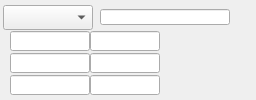
<?xml version="1.0" encoding="UTF-8"?>
<ui version="4.0">
 <class>MainWindow</class>
 <widget class="QMainWindow" name="MainWindow">
  <property name="geometry">
   <rect>
    <x>0</x>
    <y>0</y>
    <width>256</width>
    <height>100</height>
   </rect>
  </property>
  <property name="styleSheet">
   <string notr="true"/>
  </property>
  <widget class="QWidget" name="centralWidget">
   <widget class="caGraphics" name="caRectangle_0">
    <property name="geometry">
     <rect>
      <x>0</x>
      <y>0</y>
      <width>255</width>
      <height>100</height>
     </rect>
    </property>
    <property name="foreground">
     <color>
      <red>130</red>
      <green>4</green>
      <blue>0</blue>
     </color>
    </property>
    <property name="linestyle" stdset="0">
     <enum>caGraphics::Solid</enum>
    </property>
    <property name="fillstyle" stdset="0">
     <enum>caGraphics::Filled</enum>
    </property>
    <property name="lineColor">
     <color>
      <red>130</red>
      <green>4</green>
      <blue>0</blue>
     </color>
    </property>
    <property name="form">
     <enum>caGraphics::Rectangle</enum>
    </property>
   </widget>
   <widget class="caLineEdit" name="caLineEdit_0">
    <property name="geometry">
     <rect>
      <x>10</x>
      <y>31</y>
      <width>80</width>
      <height>20</height>
     </rect>
    </property>
    <property name="alignment">
     <set>Qt::AlignAbsolute|Qt::AlignRight|Qt::AlignTrailing|Qt::AlignVCenter</set>
    </property>
    <property name="channel" stdset="0">
     <string>$(A):SOLRB:1</string>
    </property>
    <property name="foreground">
     <color>
      <red>0</red>
      <green>0</green>
      <blue>0</blue>
     </color>
    </property>
    <property name="background">
     <color>
      <red>218</red>
      <green>218</green>
      <blue>218</blue>
     </color>
    </property>
    <property name="colorMode">
     <enum>caLineEdit::Static</enum>
    </property>
    <property name="precisionMode">
     <enum>caLineEdit::User</enum>
    </property>
    <property name="limitsMode">
     <enum>caLineEdit::User</enum>
    </property>
    <property name="maxValue">
     <double>0.000000000000000</double>
    </property>
    <property name="minValue">
     <double>0.000000000000000</double>
    </property>
    <property name="fontScaleMode" stdset="0">
     <enum>caLineEdit::Height</enum>
    </property>
    <property name="formatType">
     <enum>caLineEdit::decimal</enum>
    </property>
   </widget>
   <widget class="caLineEdit" name="caLineEdit_1">
    <property name="geometry">
     <rect>
      <x>90</x>
      <y>31</y>
      <width>70</width>
      <height>20</height>
     </rect>
    </property>
    <property name="alignment">
     <set>Qt::AlignAbsolute|Qt::AlignCenter|Qt::AlignHCenter|Qt::AlignVCenter</set>
    </property>
    <property name="channel" stdset="0">
     <string>$(A):SOLRB:1.EGU</string>
    </property>
    <property name="foreground">
     <color>
      <red>0</red>
      <green>0</green>
      <blue>0</blue>
     </color>
    </property>
    <property name="background">
     <color>
      <red>218</red>
      <green>218</green>
      <blue>218</blue>
     </color>
    </property>
    <property name="colorMode">
     <enum>caLineEdit::Static</enum>
    </property>
    <property name="precisionMode">
     <enum>caLineEdit::Channel</enum>
    </property>
    <property name="limitsMode">
     <enum>caLineEdit::Channel</enum>
    </property>
    <property name="maxValue">
     <double>1.000000000000000</double>
    </property>
    <property name="minValue">
     <double>0.000000000000000</double>
    </property>
    <property name="fontScaleMode" stdset="0">
     <enum>caLineEdit::Height</enum>
    </property>
    <property name="formatType">
     <enum>caLineEdit::string</enum>
    </property>
   </widget>
   <widget class="caLineEdit" name="caLineEdit_2">
    <property name="geometry">
     <rect>
      <x>10</x>
      <y>53</y>
      <width>80</width>
      <height>20</height>
     </rect>
    </property>
    <property name="alignment">
     <set>Qt::AlignAbsolute|Qt::AlignRight|Qt::AlignTrailing|Qt::AlignVCenter</set>
    </property>
    <property name="channel" stdset="0">
     <string>$(A):IST:2</string>
    </property>
    <property name="foreground">
     <color>
      <red>0</red>
      <green>0</green>
      <blue>0</blue>
     </color>
    </property>
    <property name="background">
     <color>
      <red>218</red>
      <green>218</green>
      <blue>218</blue>
     </color>
    </property>
    <property name="colorMode">
     <enum>caLineEdit::Static</enum>
    </property>
    <property name="precision">
     <number>2</number>
    </property>
    <property name="precisionMode">
     <enum>caLineEdit::User</enum>
    </property>
    <property name="limitsMode">
     <enum>caLineEdit::User</enum>
    </property>
    <property name="maxValue">
     <double>0.000000000000000</double>
    </property>
    <property name="minValue">
     <double>0.000000000000000</double>
    </property>
    <property name="fontScaleMode" stdset="0">
     <enum>caLineEdit::Height</enum>
    </property>
    <property name="formatType">
     <enum>caLineEdit::decimal</enum>
    </property>
   </widget>
   <widget class="caLineEdit" name="caLineEdit_3">
    <property name="geometry">
     <rect>
      <x>90</x>
      <y>53</y>
      <width>70</width>
      <height>20</height>
     </rect>
    </property>
    <property name="alignment">
     <set>Qt::AlignAbsolute|Qt::AlignCenter|Qt::AlignHCenter|Qt::AlignVCenter</set>
    </property>
    <property name="channel" stdset="0">
     <string>$(A):IST:2.EGU</string>
    </property>
    <property name="foreground">
     <color>
      <red>0</red>
      <green>0</green>
      <blue>0</blue>
     </color>
    </property>
    <property name="background">
     <color>
      <red>218</red>
      <green>218</green>
      <blue>218</blue>
     </color>
    </property>
    <property name="colorMode">
     <enum>caLineEdit::Static</enum>
    </property>
    <property name="precisionMode">
     <enum>caLineEdit::Channel</enum>
    </property>
    <property name="limitsMode">
     <enum>caLineEdit::Channel</enum>
    </property>
    <property name="maxValue">
     <double>1.000000000000000</double>
    </property>
    <property name="minValue">
     <double>0.000000000000000</double>
    </property>
    <property name="fontScaleMode" stdset="0">
     <enum>caLineEdit::Height</enum>
    </property>
    <property name="formatType">
     <enum>caLineEdit::string</enum>
    </property>
   </widget>
   <widget class="caLineEdit" name="caLineEdit_4">
    <property name="geometry">
     <rect>
      <x>10</x>
      <y>75</y>
      <width>80</width>
      <height>20</height>
     </rect>
    </property>
    <property name="alignment">
     <set>Qt::AlignAbsolute|Qt::AlignRight|Qt::AlignTrailing|Qt::AlignVCenter</set>
    </property>
    <property name="channel" stdset="0">
     <string>$(A):IST:3</string>
    </property>
    <property name="foreground">
     <color>
      <red>0</red>
      <green>0</green>
      <blue>0</blue>
     </color>
    </property>
    <property name="background">
     <color>
      <red>218</red>
      <green>218</green>
      <blue>218</blue>
     </color>
    </property>
    <property name="colorMode">
     <enum>caLineEdit::Static</enum>
    </property>
    <property name="precision">
     <number>3</number>
    </property>
    <property name="precisionMode">
     <enum>caLineEdit::User</enum>
    </property>
    <property name="limitsMode">
     <enum>caLineEdit::User</enum>
    </property>
    <property name="maxValue">
     <double>0.000000000000000</double>
    </property>
    <property name="minValue">
     <double>0.000000000000000</double>
    </property>
    <property name="fontScaleMode" stdset="0">
     <enum>caLineEdit::Height</enum>
    </property>
    <property name="formatType">
     <enum>caLineEdit::decimal</enum>
    </property>
   </widget>
   <widget class="caLineEdit" name="caLineEdit_5">
    <property name="geometry">
     <rect>
      <x>90</x>
      <y>75</y>
      <width>70</width>
      <height>20</height>
     </rect>
    </property>
    <property name="alignment">
     <set>Qt::AlignAbsolute|Qt::AlignCenter|Qt::AlignHCenter|Qt::AlignVCenter</set>
    </property>
    <property name="channel" stdset="0">
     <string>$(A):IST:3.EGU</string>
    </property>
    <property name="foreground">
     <color>
      <red>0</red>
      <green>0</green>
      <blue>0</blue>
     </color>
    </property>
    <property name="background">
     <color>
      <red>218</red>
      <green>218</green>
      <blue>218</blue>
     </color>
    </property>
    <property name="colorMode">
     <enum>caLineEdit::Static</enum>
    </property>
    <property name="precisionMode">
     <enum>caLineEdit::Channel</enum>
    </property>
    <property name="limitsMode">
     <enum>caLineEdit::Channel</enum>
    </property>
    <property name="maxValue">
     <double>1.000000000000000</double>
    </property>
    <property name="minValue">
     <double>0.000000000000000</double>
    </property>
    <property name="fontScaleMode" stdset="0">
     <enum>caLineEdit::Height</enum>
    </property>
    <property name="formatType">
     <enum>caLineEdit::string</enum>
    </property>
   </widget>
   <widget class="caMenu" name="caMenu_0">
    <property name="geometry">
     <rect>
      <x>3</x>
      <y>5</y>
      <width>90</width>
      <height>25</height>
     </rect>
    </property>
    <property name="channel" stdset="0">
     <string>$(A):COM:2</string>
    </property>
    <property name="colorMode">
     <enum>caMenu::Static</enum>
    </property>
    <property name="labelDisplay">
     <bool>true</bool>
    </property>
   </widget>
   <widget class="caNumeric" name="caNumeric_0">
    <property name="geometry">
     <rect>
      <x>172</x>
      <y>29</y>
      <width>80</width>
      <height>60</height>
     </rect>
    </property>
    <property name="autoFillBackground">
     <bool>false</bool>
    </property>
    <property name="integerDigits" stdset="0">
     <number>5</number>
    </property>
    <property name="decimalDigits" stdset="0">
     <number>0</number>
    </property>
    <property name="digitsFontScaleEnabled">
     <bool>true</bool>
    </property>
    <property name="channel" stdset="0">
     <string>$(A):SOL:1</string>
    </property>
    <property name="precisionMode">
     <enum>caNumeric::User</enum>
    </property>
    <property name="fixedFormat">
     <bool>true</bool>
    </property>
    <property name="limitsMode">
     <enum>caNumeric::User</enum>
    </property>
    <property name="maxValue">
     <double>65537.000000000000000</double>
    </property>
    <property name="minValue">
     <double>-65537.000000000000000</double>
    </property>
   </widget>
   <widget class="caFrame" name="caFrame_0">
    <property name="geometry">
     <rect>
      <x>100</x>
      <y>8</y>
      <width>155</width>
      <height>22</height>
     </rect>
    </property>
    <widget class="caLineEdit" name="caLineEdit_6">
     <property name="geometry">
      <rect>
       <x>0</x>
       <y>1</y>
       <width>130</width>
       <height>16</height>
      </rect>
     </property>
     <property name="alignment">
      <set>Qt::AlignAbsolute|Qt::AlignLeading|Qt::AlignLeft|Qt::AlignVCenter</set>
     </property>
     <property name="channel" stdset="0">
      <string>$(A):STA:2</string>
     </property>
     <property name="foreground">
      <color>
       <red>0</red>
       <green>0</green>
       <blue>0</blue>
      </color>
     </property>
     <property name="background">
      <color>
       <red>218</red>
       <green>218</green>
       <blue>218</blue>
      </color>
     </property>
     <property name="colorMode">
      <enum>caLineEdit::Static</enum>
     </property>
     <property name="precisionMode">
      <enum>caLineEdit::Channel</enum>
     </property>
     <property name="limitsMode">
      <enum>caLineEdit::Channel</enum>
     </property>
     <property name="maxValue">
      <double>1.000000000000000</double>
     </property>
     <property name="minValue">
      <double>0.000000000000000</double>
     </property>
     <property name="fontScaleMode" stdset="0">
      <enum>caLineEdit::Height</enum>
     </property>
     <property name="formatType">
      <enum>caLineEdit::hexadecimal</enum>
     </property>
    </widget>
    <widget class="caShellCommand" name="caShellCommand_0">
     <property name="geometry">
      <rect>
       <x>133</x>
       <y>0</y>
       <width>20</width>
       <height>20</height>
      </rect>
     </property>
     <property name="foreground">
      <color>
       <red>255</red>
       <green>255</green>
       <blue>255</blue>
      </color>
     </property>
     <property name="background">
      <color>
       <red>164</red>
       <green>126</green>
       <blue>60</blue>
      </color>
     </property>
     <property name="labels">
      <string>hook;info</string>
     </property>
     <property name="files">
      <string>caPowersupply.tcl;medm -x -attach -macro</string>
     </property>
     <property name="args">
      <string>$(A):SOL:1 $(A):IST:2 &amp;;DEVICE=$(A) KombiPS1.adl &amp;</string>
     </property>
    </widget>
   </widget>
   <zorder>caRectangle_0</zorder>
   <zorder>caFrame_0</zorder>
   <zorder>caLineEdit_0</zorder>
   <zorder>caLineEdit_1</zorder>
   <zorder>caLineEdit_2</zorder>
   <zorder>caLineEdit_3</zorder>
   <zorder>caLineEdit_4</zorder>
   <zorder>caLineEdit_5</zorder>
   <zorder>caMenu_0</zorder>
   <zorder>caNumeric_0</zorder>
  </widget>
 </widget>
 <customwidgets>
  <customwidget>
   <class>caNumeric</class>
   <extends>QFrame</extends>
   <header>caNumeric</header>
  </customwidget>
  <customwidget>
   <class>caMenu</class>
   <extends>QComboBox</extends>
   <header>caMenu</header>
  </customwidget>
  <customwidget>
   <class>caFrame</class>
   <extends>QFrame</extends>
   <header>caFrame</header>
   <container>1</container>
  </customwidget>
  <customwidget>
   <class>caGraphics</class>
   <extends>QWidget</extends>
   <header>caGraphics</header>
  </customwidget>
  <customwidget>
   <class>caLineEdit</class>
   <extends>QLineEdit</extends>
   <header>caLineEdit</header>
  </customwidget>
  <customwidget>
   <class>caShellCommand</class>
   <extends>QWidget</extends>
   <header>caShellCommand</header>
  </customwidget>
 </customwidgets>
 <resources/>
 <connections/>
</ui>
